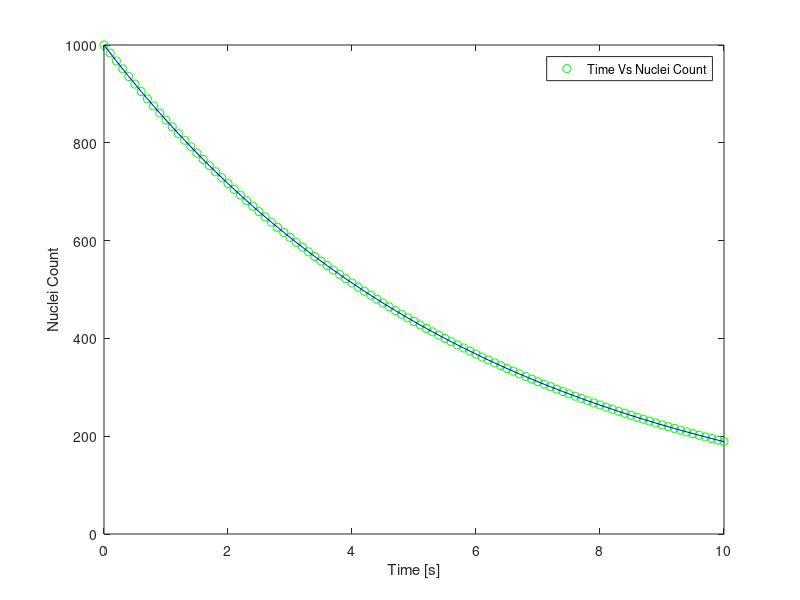

Source code (MATLAB):
%------------------------------------------------
%Program to Apply 2-Step Range Kutta Method to
%Calculate Number of Nuclei in Radioactive Decay
%------------------------------------------------

%Put-Ins
N0 = 1000;
tau = 6;
NP = 100;
tMax = 10;

%Useful Relation
dt = tMax/NP;

%Assigning Arrays
N_Nuclei = zeros(1, NP);
t = zeros(1, NP);
t(1) = 0;

%Initialization
N_Nuclei(1) = N0;
t(1) = 0;

%Looping
for i = 1: NP
    m_1 = -N_Nuclei(i)/tau;
    m_2 = -(N_Nuclei(i) + (m_1)*(dt/2))/tau;
    N_Nuclei(i + 1) = N_Nuclei(i) + (m_2)*dt;
    t(i + 1) = t(i) + dt;
end

N_Analytics = N0*exp(-t/tau);

%Plotting
plot(t, N_Nuclei, 'go', t, N_Analytics, 'b');
xlabel('Time [s]');
ylabel('Nuclei Count');
h = legend('Time Vs Nuclei Count');
